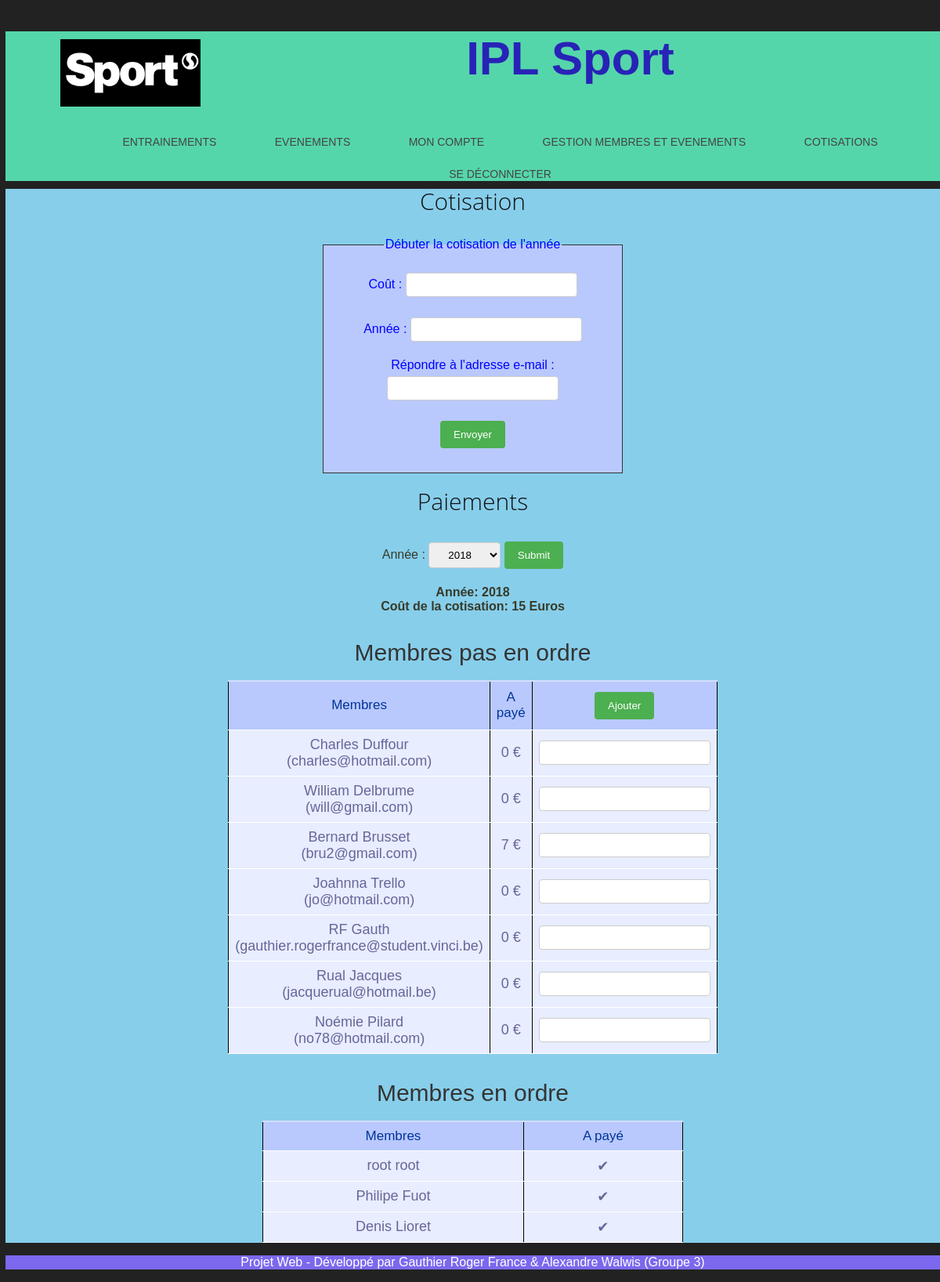
/index.php?action=cotisations (signed in), run on the app's committed database.
### tables this page shows
CREATE TABLE `membership_fees` (
  `annee_mf` int(11) NOT NULL,
  `cost_mf` double NOT NULL
);

CREATE TABLE `users` (
  `no_user` int(11) NOT NULL,
  `first_name` varchar(256) NOT NULL,
  `last_name` varchar(256) NOT NULL,
  `num_phone` varchar(11) NOT NULL,
  `e_mail` varchar(256) NOT NULL,
  `address` varchar(256) NOT NULL,
  `num_account` varchar(256) NOT NULL,
  `photo` varchar(256) DEFAULT NULL,
  `password` varchar(256) NOT NULL,
  `coach` tinyint(1) NOT NULL,
  `staff` tinyint(1) NOT NULL,
  `checked` tinyint(1) NOT NULL
);

CREATE TABLE `payements` (
  `no_user` int(11) NOT NULL,
  `annee_mf` int(11) NOT NULL,
  `amount` double NOT NULL,
  `has_payed` tinyint(1) NOT NULL
);

### models/Db.class.php (called while the page is built, shortened)
<?php
class Db
{
    private $_db;
    private function __construct()
    {
        try {
            $this->_db = new PDO('mysql:host=localhost;dbname=projetweb;charset=utf8', 'root', 'root');
            $this->_db->setAttribute(PDO::ATTR_ERRMODE,PDO::ERRMODE_EXCEPTION);
			$this->_db->setAttribute(PDO::ATTR_DEFAULT_FETCH_MODE,PDO::FETCH_OBJ);
        }
		catch (PDOException $e) {
		    die('Erreur de connexion à la base de données : '.$e->getMessage());
        }
    }
     public function select_cost_membership_fees($annee) {
        $query = 'SELECT cost_mf FROM membership_fees WHERE annee_mf = :annee';
        $ps = $this->_db->prepare($query);
        $ps->bindValue(':annee',$annee);
        $ps->execute();
       $tableau = array();
      while ($row = $ps->fetch()) {
        $tableau[] = new Membership_fees($annee ,$row->cost_mf);
      }
      return $tableau;
    }
    public function select_enOrdre($annee){
        $query= 'SELECT * FROM users u, payements p  WHERE u.no_user = p.no_user AND p.annee_mf = :annee AND p.has_payed = 1';
        $ps = $this->_db->prepare($query);
        $ps->bindValue(':annee',$annee);
        $ps->execute();
        $tableau = array();
        while ($row = $ps->fetch()) {
            $tableau[] = new Users($row->no_user , $row->first_name, $row->last_name, $row->num_phone,$row->e_mail,$row->address,$row->num_account,$row->photo,$row->password,$row->coach,$row->staff,$row->checked);
        }
        return $tableau;
    }
    public function select_pasEnOrdre($annee){
        $query= 'SELECT * FROM users u WHERE u.no_user NOT IN (SELECT no_user FROM payements WHERE annee_mf = :annee AND has_payed=1)';
        $ps = $this->_db->prepare($query);
        $ps->bindValue(':annee',$annee);
        $ps->execute();
        $tableau = array();
        while ($row = $ps->fetch()) {
            $tableau[] = new Users($row->no_user , $row->first_name, $row->last_name, $row->num_phone,$row->e_mail,$row->address,$row->num_account,$row->photo,$row->password,$row->coach,$row->staff,$row->checked);
        }
        return $tableau;
    }
    public function select_payements($no_user,$annee_mf){
        $query='SELECT amount FROM payements WHERE no_user=:no_user AND annee_mf=:annee_mf ';
        $ps = $this->_db->prepare($query);
        $ps->bindValue(':no_user',$no_user);
        $ps->bindValue(':annee_mf',$annee_mf);
        $ps->execute();
       $tableau = array();
      while ($row = $ps->fetch()) {
        $tableau[] = new Payements($no_user,$annee_mf ,$row->amount , 0);
      }
      return $tableau;
    }
    public function select_annee_mf() {
        $query = 'SELECT * FROM membership_fees ORDER BY annee_mf DESC';
        $ps = $this->_db->prepare($query);
        $ps->execute();
       $tableau = array();
      while ($row = $ps->fetch()) {
        $tableau[] = new Membership_fees($row->annee_mf ,$row->cost_mf);
      }
      return $tableau;
    }
}

### models/Membership_fees.class.php (called while the page is built, shortened)
<?php
class Membership_fees
{
	private $_annee_mf;
	private $_cost_mf;
	public function __construct($annee_mf , $cost_mf){
		$this->_annee_mf = $annee_mf;
		$this->_cost_mf = $cost_mf;
	}
	public function html_annee_mf(){
		return htmlspecialchars($this->_annee_mf);
	}
	public function html_cost_mf(){
		return htmlspecialchars($this->_cost_mf);
	}
}
?>

### models/Users.class.php (called while the page is built, shortened)
<?php
class Users
{
	private $_no_user;
	private $_first_name;
	private $_last_name;
	private $_e_mail;
	public function __construct($no_user,$first_name, $last_name, $num_phone , $e_mail , $address , $num_account , $photo , $password , $coach , $staff , $checked ){
		$this->_no_user = $no_user;
		$this->_first_name = $first_name;
		$this->_last_name = $last_name;
		$this->_e_mail = $e_mail;
	}
	public function no_user(){
		return $this->_no_user;
	}
	public function html_first_name(){
		return htmlspecialchars($this->_first_name);
	}
	public function html_last_name(){
		return htmlspecialchars($this->_last_name);
	}
	public function html_e_mail(){
		return htmlspecialchars($this->_e_mail);
	}
}
?>

### models/Payements.class.php (called while the page is built, shortened)
<?php
class Payements
{
	private $_amount;
	public function __construct($no_user ,$annee_mf , $amount, $has_payed){
		$this->_amount = $amount;
	}
	public function html_amount(){
		return htmlspecialchars($this->_amount);
	}
}
?>

### views/cotisations.php (the view, shortened to what this page needs)
<section>
	<div id="cotisation">
		<h2>Cotisation</h2>
		<form action="index.php?action=cotisations" method="post">
   <fieldset>
       <legend>Débuter la cotisation de l'année</legend>
       <p><label for="cout">Coût :</label>
       <input type="text" name="cout"/></p>
       <p><label for="annee_mf">Année :</label>
       <input type="text" name="annee_mf"/></p>
      <p><label for="adresse">Répondre à l'adresse e-mail :</label>
       <input type="text" name="adresse"/></p>
       <p><input type="submit" name="envoieCotisation" value="Envoyer"></p>
   </fieldset>
</form>
   <h2>Paiements</h2>
   <form action="index.php?action=cotisations" method="post">
   <p>Année : <select name="annee">
   	<?php for($k=0;$k<count($tabAnnee);$k++){  ?>
   	<option <?php if($annee ==  $tabAnnee[$k]->html_annee_mf()) echo "selected";  ?>>
   		<?php echo $tabAnnee[$k]->html_annee_mf() ?>
   	</option>
   	<?php } ?>
   </select> <input type="submit" name="choixAnnee">
<p><strong>Année:  <?php echo $annee  ?>  <br>   Coût de la cotisation: <?php echo $cost[0]->html_cost_mf()  ?> Euros</strong></p>
   	<h3>Membres pas en ordre</h3>
   	<table id="tableau">
				<thead>
					<tr>
						<th>Membres</th>
						<th>A payé</th>
						<th><input type="submit" name="ajouter" value="Ajouter"></th>
					</tr>
				</thead>
				<tbody>
					<?php for($k=0;$k<count($tabMembresPasEnOrdre);$k++){
						$a_paye = $this->_db->select_payements($tabMembresPasEnOrdre[$k]->no_user(),$annee);
					 ?>
						<tr>
							<td><?php echo $tabMembresPasEnOrdre[$k]->html_first_name()?> <?php echo $tabMembresPasEnOrdre[$k]->html_last_name()?><br> (<?php echo $tabMembresPasEnOrdre[$k]->html_e_mail()?>)</td>
							<td> <?php if(empty($a_paye[0])){echo '0 €';} else{ echo $a_paye[0]->html_amount().' €'; } ?> </td>
							<td><input type="text" name="payed[]">
							<input type="hidden" name="no_user[]" value="<?php echo $tabMembresPasEnOrdre[$k]->html_no_user()?>"></td>
						</tr>
						<?php } ?>
				</tbody>
			</table>
		</form>
<h3>Membres en ordre</h3>
	<table id="tableau">
				<thead>
					<tr>
						<th>Membres</th>
						<th>A payé</th>
					</tr>
				</thead>
				<tbody>
					<?php for($k=0;$k<count($tabMembresEnOrdre);$k++){ ?>
						<tr>
							<td><?php echo $tabMembresEnOrdre[$k]->html_first_name()?> <?php echo $tabMembresEnOrdre[$k]->html_last_name()?></td>
							<td><?php
                                   	echo '✔';
								 ?></td>
						</tr>
						<?php } ?>
				</tbody>
			</table>
</section>

### index.php (shortened to what this page needs)
<?php
	$db=Db::getInstance();
	$decorate='yes';
	if($decorate=='yes'){
		require_once(CHEMIN_VUES . 'header.php');
	}
	$action = (isset($_GET['action'])) ? htmlentities($_GET['action']) : 'default';
	switch($action) {
		case 'cotisations':
			require_once('controllers/CotisationsController.php');
			$controller = new CotisationsController($db);
			break;
	}
	$controller->run();
	if($decorate=='yes'){
	require_once(CHEMIN_VUES . 'footer.php');
}
?>

### views/header.php (shortened to what this page needs)
<!DOCTYPE html>
<html lang="fr">
	<head>
		<link rel="stylesheet" type="text/css" href="<?php echo CHEMIN_VUES ?>css/modele.css" media="screen">
	</head>
	<body>
		<header>
			<div class="containe">
			<h1>
				<img src="<?php echo CHEMIN_VUES ?>images/sport.jpg" height="15%" width="15%" alt="logo" id="logo">
				<div id="iplSport">
				IPL Sport
			</div>
			</h1>
			<?php if (!empty($_SESSION['authentifie'])) {  ?>
		<nav>
				<ul>
					<li><a href="index.php?action=entrainement">Entrainements</a></li>
					<li><a href="index.php?action=evenement">Evenements</a></li>
					<li><a href="index.php?action=my_account">Mon compte</a></li>
					<?php if ($_SESSION['authentifie'] == 'staff') {  ?>
					<li><a href="index.php?action=gestionMembres">Gestion Membres et Evenements</a></li>
					<li><a href="index.php?action=cotisations">Cotisations</a></li>
					<?php } ?>
					<li><a href="index.php?action=logout">Se déconnecter</a></li>
				</ul>
			</nav>
			<?php }  ?>
		</div>
		</header>

### controllers/CotisationsController.php (shortened to what this page needs)
<?php
class CotisationsController{
		private $_db;
	public function __construct($db) {
		$this->_db = $db;
	}
	public function run(){
		$list_mail='';
		$tabAnnee=$this->_db->select_annee_mf();
		if(!empty($_POST['annee'])){
			$annee=$_POST['annee'];
		}
		else {
			$annee=2018;
		}
		$cost =$this->_db-> select_cost_membership_fees($annee);
		$tabMembresEnOrdre=$this->_db->select_enOrdre($annee);
		$tabMembresPasEnOrdre =$this->_db->select_pasEnOrdre($annee);
		if (!empty($list_mail)) {
			require_once(CHEMIN_VUES . 'cotisations_mail.php');
		} else {
			require_once(CHEMIN_VUES . 'cotisations.php');
		}
	}
}
?>

### views/footer.php
	<footer>
			<p>Projet Web - Développé par Gauthier Roger France & Alexandre Walwis (Groupe 3) </p>
		</footer>
	</body>
</html>

### views/css/modele.css (style rules this page uses)
h1 { color: #2823B7; font-size: 45pt; }
section { color: #363B29; background: #87CEEB; }
footer { left: 0; bottom: 0; width: 100%; background-color: #7B68EE; color: white; text-align: center; }
html { margin-left: 7px; }
table, th, td { border: 1px solid black; padding: 5px; margin: 4px; }
#tableau { font-family: "Lucida Sans Unicode", "Lucida Grande", Sans-Serif; font-size: 18px; margin: auto; margin-top: 10px; margin-bottom: 10px; width: 45%; text-align: center; border-collapse: collapse; }
#tableau th { font-size: 17px; font-weight: normal; padding: 8px; background: #b9c9fe url('http://4.bp.blogspot.com/_xDpoN6UfFFY/S-J2gjh1nPI/AAAAAAAACbg/7lNsVpks2oY/s1600/gradhead.png') repeat-x; border-top: 2px solid #d3ddff; border-bottom: 1px solid #fff; color: #039; }
#tableau td { padding: 8px; border-bottom: 1px solid #fff; color: #669; border-top: 1px solid #fff; background: #e8edff url('http://1.bp.blogspot.com/_xDpoN6UfFFY/S-J2f5yBC3I/AAAAAAAACbY/zWXYXsR-w5E/s1600/gradback.png') repeat-x; }
body { margin: 0; background: #222; font-family: 'Work Sans', sans-serif; font-weight: 400; text-align: center; }
header { background: #55d6aa; }
header::after { content: ''; display: table; clear: both; }
#logo { float: left; padding: 10px 0; margin-left: 70px; }
#iplSport { text-align: center }
nav { float: right; }
nav ul { margin: 0; padding: 0; list-style: none; }
nav li { display: inline-block; margin-left: 70px; padding-top: 23px; position: relative; }
nav a { color: #444; text-decoration: none; text-transform: uppercase; font-size: 14px; }
nav a::before { content: ''; display: block; height: 5px; background-color: #444; position: absolute; top: 0; width: 0%; transition: all ease-in-out 250ms; }
input[type=text], select { padding: 7px 20px; margin: 5px 0; display: inline-block; border: 1px solid #ccc; border-radius: 4px; box-sizing: border-box; }
input[type=date], select { padding: 7px 20px; margin: 5px 0; display: inline-block; border: 1px solid #ccc; border-radius: 4px; box-sizing: border-box; }
input[type=submit] { background-color: #4CAF50; color: white; padding: 10px 17px; margin: 5px 0; border: none; border-radius: 4px; cursor: pointer; }
fieldset { width: 30%; text-transform: none; color: #00F; background: #b9c9fe url('http://4.bp.blogspot.com/_xDpoN6UfFFY/S-J2gjh1nPI/AAAAAAAACbg/7lNsVpks2oY/s1600/gradhead.png') repeat-x; border: thin solid #333; margin : auto; margin-bottom: 20px; }
h2 { color: #111; font-family: 'Open Sans', sans-serif; font-size: 30px; font-weight: 300; line-height: 32px; margin: 10px 0 30px; text-align: center; }
h3 { margin: 1em 0 0.5em 0; color: #343434; font-weight: normal; font-size: 30px; line-height: 40px; font-family: 'Orienta', sans-serif; text-align: center; }

### data on the page
membership_fees: cost_mf "15"
users: first_name "Charles", last_name "Duffour", e_mail "charles@hotmail.com", shows "0 €"
users: first_name "William", last_name "Delbrume", e_mail "will@gmail.com", shows "0 €"
users: first_name "Bernard", last_name "Brusset", e_mail "bru2@gmail.com", payements.amount "7"
users: first_name "Joahnna", last_name "Trello", e_mail "jo@hotmail.com", shows "0 €"
users: first_name "RF", last_name "Gauth", e_mail "gauthier.rogerfrance@student.vinci.be", shows "0 €"
users: first_name "Rual", last_name "Jacques", e_mail "jacquerual@hotmail.be", shows "0 €"
users: first_name "Noémie", last_name "Pilard", e_mail "no78@hotmail.com", shows "0 €"
payements: no_user.first_name "root", no_user.last_name "root"
payements: no_user.first_name "Philipe", no_user.last_name "Fuot"
payements: no_user.first_name "Denis", no_user.last_name "Lioret"

### other printed values
$annee "2018"
form field annee "2018"
